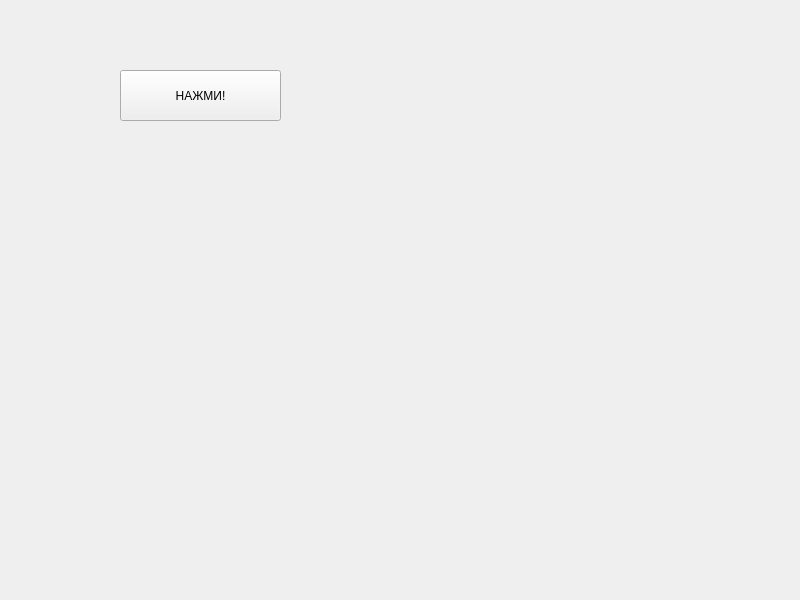
<?xml version="1.0" encoding="UTF-8"?>
<ui version="4.0">
 <class>MainWindow</class>
 <widget class="QMainWindow" name="MainWindow">
  <property name="geometry">
   <rect>
    <x>0</x>
    <y>0</y>
    <width>800</width>
    <height>600</height>
   </rect>
  </property>
  <property name="windowTitle">
   <string>MainWindow</string>
  </property>
  <widget class="QWidget" name="centralwidget">
   <widget class="QPushButton" name="pushButton">
    <property name="geometry">
     <rect>
      <x>120</x>
      <y>70</y>
      <width>161</width>
      <height>51</height>
     </rect>
    </property>
    <property name="text">
     <string>НАЖМИ!</string>
    </property>
   </widget>
  </widget>
 </widget>
 <resources/>
 <connections/>
</ui>
